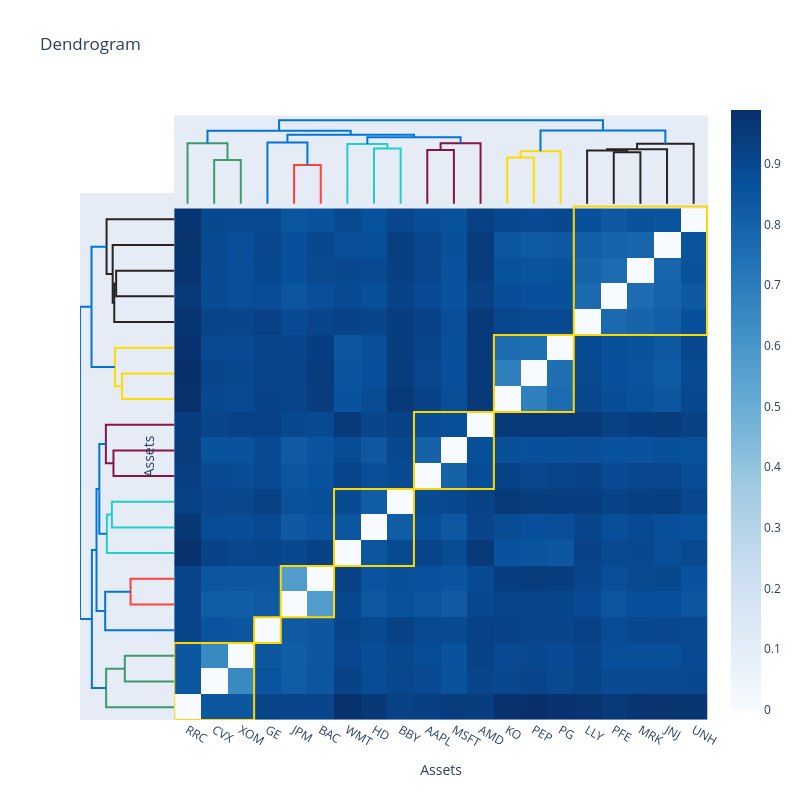

The cell this chart's notebook holds for it:
### Code cell
model3 = HierarchicalRiskParity(
    risk_measure=RiskMeasure.CVAR,
    distance_estimator=KendallDistance(absolute=True),
    portfolio_params=dict(name="HRP-CVaR-Ward-Kendal"),
)
model3.fit(X_train)

model3.hierarchical_clustering_estimator_.plot_dendrogram(heatmap=True)

### Figure 1 — Plotly figure (JSON) as saved in the notebook; plotly's stock layout.template omitted (floating-point values rounded to 4 significant figures; data arrays with more than 128 entries replaced by an {"elided": "..."} marker saying what was removed)
{"data": [{"hoverinfo": "text", "marker": {"color": "rgb(61,153,112)"}, "mode": "lines", "type": "scatter", "x": [15, 15, 25, 25], "xaxis": "x", "y": [0, 0.6493, 0.6493, 0], "yaxis": "y2"}, {"hoverinfo": "text", "marker": {"color": "rgb(61,153,112)"}, "mode": "lines", "type": "scatter", "x": [5, 5, 20, 20], "xaxis": "x", "y": [0, 0.895, 0.895, 0.6493], "yaxis": "y2"}, {"hoverinfo": "text", "marker": {"color": "rgb(255,65,54)"}, "mode": "lines", "type": "scatter", "x": [45, 45, 55, 55], "xaxis": "x", "y": [0, 0.574, 0.574, 0], "yaxis": "y2"}, {"hoverinfo": "text", "marker": {"color": "rgb(0,116,217)"}, "mode": "lines", "type": "scatter", "x": [35, 35, 50, 50], "xaxis": "x", "y": [0, 0.9073, 0.9073, 0.574], "yaxis": "y2"}, {"hoverinfo": "text", "marker": {"color": "rgb(35,205,205)"}, "mode": "lines", "type": "scatter", "x": [75, 75, 85, 85], "xaxis": "x", "y": [0, 0.8194, 0.8194, 0], "yaxis": "y2"}, {"hoverinfo": "text", "marker": {"color": "rgb(35,205,205)"}, "mode": "lines", "type": "scatter", "x": [65, 65, 80, 80], "xaxis": "x", "y": [0, 0.8851, 0.8851, 0.8194], "yaxis": "y2"}, {"hoverinfo": "text", "marker": {"color": "rgb(133,20,75)"}, "mode": "lines", "type": "scatter", "x": [95, 95, 105, 105], "xaxis": "x", "y": [0, 0.7983, 0.7983, 0], "yaxis": "y2"}, {"hoverinfo": "text", "marker": {"color": "rgb(133,20,75)"}, "mode": "lines", "type": "scatter", "x": [100, 100, 115, 115], "xaxis": "x", "y": [0.7983, 0.8984, 0.8984, 0], "yaxis": "y2"}, {"hoverinfo": "text", "marker": {"color": "rgb(0,116,217)"}, "mode": "lines", "type": "scatter", "x": [72.5, 72.5, 107.5, 107.5], "xaxis": "x", "y": [0.8851, 0.9845, 0.9845, 0.8984], "yaxis": "y2"}, {"hoverinfo": "text", "marker": {"color": "rgb(0,116,217)"}, "mode": "lines", "type": "scatter", "x": [42.5, 42.5, 90, 90], "xaxis": "x", "y": [0.9073, 1.021, 1.021, 0.9845], "yaxis": "y2"}, {"hoverinfo": "text", "marker": {"color": "rgb(0,116,217)"}, "mode": "lines", "type": "scatter", "x": [12.5, 12.5, 66.25, 66.25], "xaxis": "x", "y": [0.895, 1.082, 1.082, 1.021], "yaxis": "y2"}, {"hoverinfo": "text", "marker": {"color": "rgb(255,220,0)"}, "mode": "lines", "type": "scatter", "x": [125, 125, 135, 135], "xaxis": "x", "y": [0, 0.6865, 0.6865, 0], "yaxis": "y2"}, {"hoverinfo": "text", "marker": {"color": "rgb(255,220,0)"}, "mode": "lines", "type": "scatter", "x": [130, 130, 145, 145], "xaxis": "x", "y": [0.6865, 0.778, 0.778, 0], "yaxis": "y2"}, {"hoverinfo": "text", "marker": {"color": "rgb(40,35,35)"}, "mode": "lines", "type": "scatter", "x": [165, 165, 175, 175], "xaxis": "x", "y": [0, 0.7633, 0.7633, 0], "yaxis": "y2"}, {"hoverinfo": "text", "marker": {"color": "rgb(40,35,35)"}, "mode": "lines", "type": "scatter", "x": [155, 155, 170, 170], "xaxis": "x", "y": [0, 0.7881, 0.7881, 0.7633], "yaxis": "y2"}, {"hoverinfo": "text", "marker": {"color": "rgb(40,35,35)"}, "mode": "lines", "type": "scatter", "x": [162.5, 162.5, 185, 185], "xaxis": "x", "y": [0.7881, 0.8089, 0.8089, 0], "yaxis": "y2"}, {"hoverinfo": "text", "marker": {"color": "rgb(40,35,35)"}, "mode": "lines", "type": "scatter", "x": [173.8, 173.8, 195, 195], "xaxis": "x", "y": [0.8089, 0.8892, 0.8892, 0], "yaxis": "y2"}, {"hoverinfo": "text", "marker": {"color": "rgb(0,116,217)"}, "mode": "lines", "type": "scatter", "x": [137.5, 137.5, 184.4, 184.4], "xaxis": "x", "y": [0.778, 1.087, 1.087, 0.8892], "yaxis": "y2"}, {"hoverinfo": "text", "marker": {"color": "rgb(0,116,217)"}, "mode": "lines", "type": "scatter", "x": [39.38, 39.38, 160.9, 160.9], "xaxis": "x", "y": [1.082, 1.238, 1.238, 1.087], "yaxis": "y2"}, {"hoverinfo": "text", "marker": {"color": "rgb(61,153,112)"}, "mode": "lines", "type": "scatter", "x": [0, -0.6493, -0.6493, 0], "xaxis": "x2", "y": [15, 15, 25, 25], "yaxis": "y"}, {"hoverinfo": "text", "marker": {"color": "rgb(61,153,112)"}, "mode": "lines", "type": "scatter", "x": [0, -0.895, -0.895, -0.6493], "xaxis": "x2", "y": [5, 5, 20, 20], "yaxis": "y"}, {"hoverinfo": "text", "marker": {"color": "rgb(255,65,54)"}, "mode": "lines", "type": "scatter", "x": [0, -0.574, -0.574, 0], "xaxis": "x2", "y": [45, 45, 55, 55], "yaxis": "y"}, {"hoverinfo": "text", "marker": {"color": "rgb(0,116,217)"}, "mode": "lines", "type": "scatter", "x": [0, -0.9073, -0.9073, -0.574], "xaxis": "x2", "y": [35, 35, 50, 50], "yaxis": "y"}, {"hoverinfo": "text", "marker": {"color": "rgb(35,205,205)"}, "mode": "lines", "type": "scatter", "x": [0, -0.8194, -0.8194, 0], "xaxis": "x2", "y": [75, 75, 85, 85], "yaxis": "y"}, {"hoverinfo": "text", "marker": {"color": "rgb(35,205,205)"}, "mode": "lines", "type": "scatter", "x": [0, -0.8851, -0.8851, -0.8194], "xaxis": "x2", "y": [65, 65, 80, 80], "yaxis": "y"}, {"hoverinfo": "text", "marker": {"color": "rgb(133,20,75)"}, "mode": "lines", "type": "scatter", "x": [0, -0.7983, -0.7983, 0], "xaxis": "x2", "y": [95, 95, 105, 105], "yaxis": "y"}, {"hoverinfo": "text", "marker": {"color": "rgb(133,20,75)"}, "mode": "lines", "type": "scatter", "x": [-0.7983, -0.8984, -0.8984, 0], "xaxis": "x2", "y": [100, 100, 115, 115], "yaxis": "y"}, {"hoverinfo": "text", "marker": {"color": "rgb(0,116,217)"}, "mode": "lines", "type": "scatter", "x": [-0.8851, -0.9845, -0.9845, -0.8984], "xaxis": "x2", "y": [72.5, 72.5, 107.5, 107.5], "yaxis": "y"}, {"hoverinfo": "text", "marker": {"color": "rgb(0,116,217)"}, "mode": "lines", "type": "scatter", "x": [-0.9073, -1.021, -1.021, -0.9845], "xaxis": "x2", "y": [42.5, 42.5, 90, 90], "yaxis": "y"}, {"hoverinfo": "text", "marker": {"color": "rgb(0,116,217)"}, "mode": "lines", "type": "scatter", "x": [-0.895, -1.082, -1.082, -1.021], "xaxis": "x2", "y": [12.5, 12.5, 66.25, 66.25], "yaxis": "y"}, {"hoverinfo": "text", "marker": {"color": "rgb(255,220,0)"}, "mode": "lines", "type": "scatter", "x": [0, -0.6865, -0.6865, 0], "xaxis": "x2", "y": [125, 125, 135, 135], "yaxis": "y"}, {"hoverinfo": "text", "marker": {"color": "rgb(255,220,0)"}, "mode": "lines", "type": "scatter", "x": [-0.6865, -0.778, -0.778, 0], "xaxis": "x2", "y": [130, 130, 145, 145], "yaxis": "y"}, {"hoverinfo": "text", "marker": {"color": "rgb(40,35,35)"}, "mode": "lines", "type": "scatter", "x": [0, -0.7633, -0.7633, 0], "xaxis": "x2", "y": [165, 165, 175, 175], "yaxis": "y"}, {"hoverinfo": "text", "marker": {"color": "rgb(40,35,35)"}, "mode": "lines", "type": "scatter", "x": [0, -0.7881, -0.7881, -0.7633], "xaxis": "x2", "y": [155, 155, 170, 170], "yaxis": "y"}, {"hoverinfo": "text", "marker": {"color": "rgb(40,35,35)"}, "mode": "lines", "type": "scatter", "x": [-0.7881, -0.8089, -0.8089, 0], "xaxis": "x2", "y": [162.5, 162.5, 185, 185], "yaxis": "y"}, {"hoverinfo": "text", "marker": {"color": "rgb(40,35,35)"}, "mode": "lines", "type": "scatter", "x": [-0.8089, -0.8892, -0.8892, 0], "xaxis": "x2", "y": [173.8, 173.8, 195, 195], "yaxis": "y"}, {"hoverinfo": "text", "marker": {"color": "rgb(0,116,217)"}, "mode": "lines", "type": "scatter", "x": [-0.778, -1.087, -1.087, -0.8892], "xaxis": "x2", "y": [137.5, 137.5, 184.4, 184.4], "yaxis": "y"}, {"hoverinfo": "text", "marker": {"color": "rgb(0,116,217)"}, "mode": "lines", "type": "scatter", "x": [-1.082, -1.238, -1.238, -1.087], "xaxis": "x2", "y": [39.38, 39.38, 160.9, 160.9], "yaxis": "y"}, {"colorscale": [[0, "rgb(247,251,255)"], [0.125, "rgb(222,235,247)"], [0.25, "rgb(198,219,239)"], [0.375, "rgb(158,202,225)"], [0.5, "rgb(107,174,214)"], [0.625, "rgb(66,146,198)"], [0.75, "rgb(33,113,181)"], [0.875, "rgb(8,81,156)"], [1, "rgb(8,48,107)"]], "name": "", "type": "heatmap", "x": [5, 15, 25, 35, 45, 55, 65, 75, 85, 95, 105, 115, 125, 135, 145, 155, 165, 175, 185, 195], "y": [5, 15, 25, 35, 45, 55, 65, 75, 85, 95, 105, 115, 125, 135, 145, 155, 165, 175, 185, 195], "z": {"elided": "20x20 float values"}}], "layout": {"autosize": false, "height": 800, "hovermode": "closest", "shapes": [{"line": {"color": "gold", "width": 2}, "type": "rect", "x0": 0, "x1": 30, "y0": 0, "y1": 30}, {"line": {"color": "gold", "width": 2}, "type": "rect", "x0": 40, "x1": 60, "y0": 40, "y1": 60}, {"line": {"color": "gold", "width": 2}, "type": "rect", "x0": 30, "x1": 40, "y0": 30, "y1": 40}, {"line": {"color": "gold", "width": 2}, "type": "rect", "x0": 60, "x1": 90, "y0": 60, "y1": 90}, {"line": {"color": "gold", "width": 2}, "type": "rect", "x0": 90, "x1": 120, "y0": 90, "y1": 120}, {"line": {"color": "gold", "width": 2}, "type": "rect", "x0": 120, "x1": 150, "y0": 120, "y1": 150}, {"line": {"color": "gold", "width": 2}, "type": "rect", "x0": 150, "x1": 200, "y0": 150, "y1": 200}], "showlegend": false, "title": {"text": "Dendrogram"}, "width": 800, "xaxis": {"domain": [0.15, 1], "mirror": false, "rangemode": "tozero", "showgrid": false, "showline": false, "showticklabels": true, "tickmode": "array", "ticks": "", "ticktext": ["RRC", "CVX", "XOM", "GE", "JPM", "BAC", "WMT", "HD", "BBY", "AAPL", "MSFT", "AMD", "KO", "PEP", "PG", "LLY", "PFE", "MRK", "JNJ", "UNH"], "tickvals": [5, 15, 25, 35, 45, 55, 65, 75, 85, 95, 105, 115, 125, 135, 145, 155, 165, 175, 185, 195], "title": {"text": "Assets"}, "type": "linear", "zeroline": false}, "xaxis2": {"domain": [0, 0.15], "mirror": false, "showgrid": false, "showline": false, "showticklabels": false, "ticks": "", "zeroline": false}, "yaxis": {"domain": [0, 0.85], "mirror": false, "rangemode": "tozero", "showgrid": false, "showline": false, "showticklabels": false, "ticks": "", "ticktext": ["RRC", "CVX", "XOM", "GE", "JPM", "BAC", "WMT", "HD", "BBY", "AAPL", "MSFT", "AMD", "KO", "PEP", "PG", "LLY", "PFE", "MRK", "JNJ", "UNH"], "tickvals": [5, 15, 25, 35, 45, 55, 65, 75, 85, 95, 105, 115, 125, 135, 145, 155, 165, 175, 185, 195], "title": {"text": "Assets"}, "type": "linear", "zeroline": false}, "yaxis2": {"domain": [0.825, 0.975], "mirror": false, "showgrid": false, "showline": false, "showticklabels": false, "ticks": "", "zeroline": false}}}
